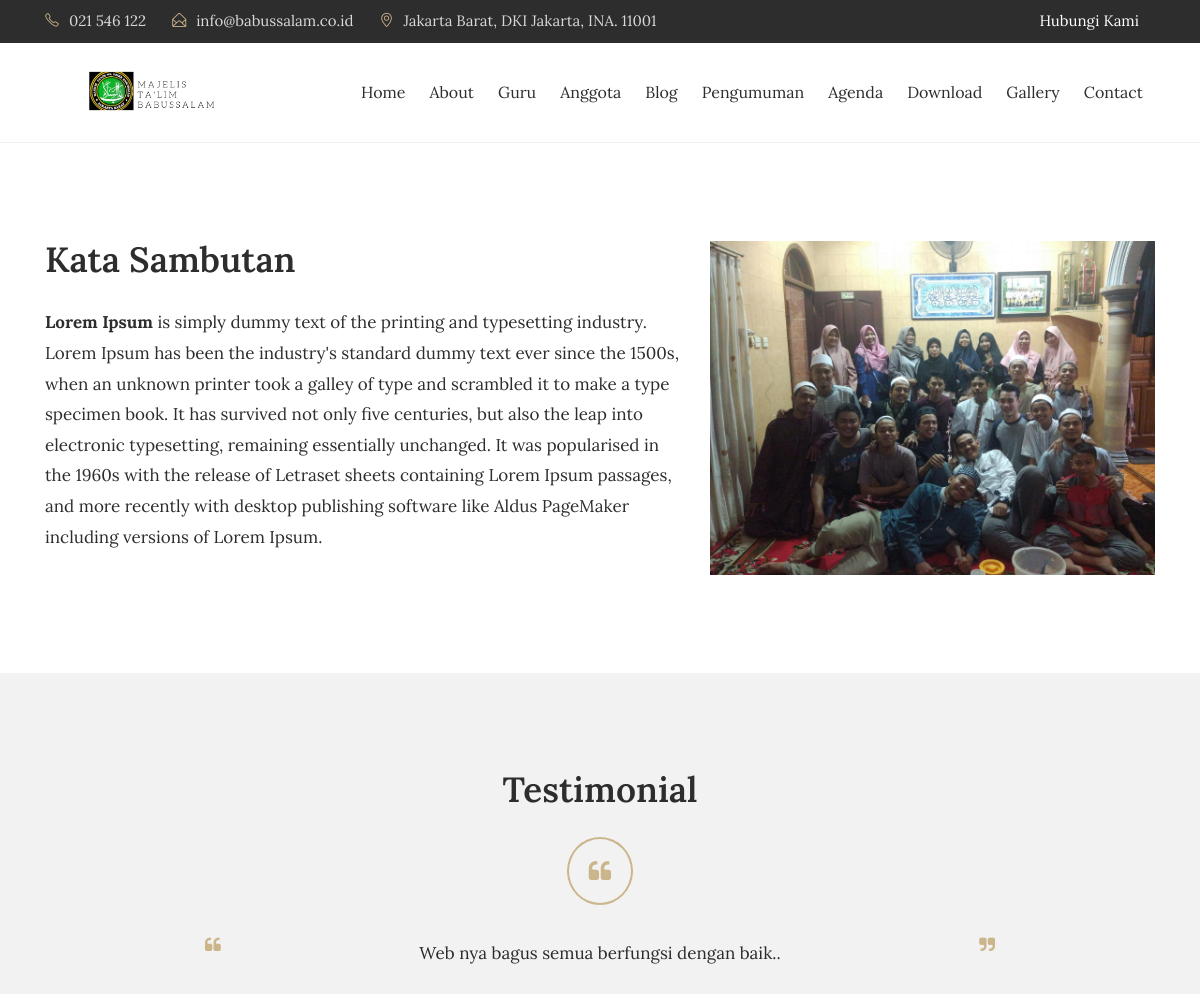
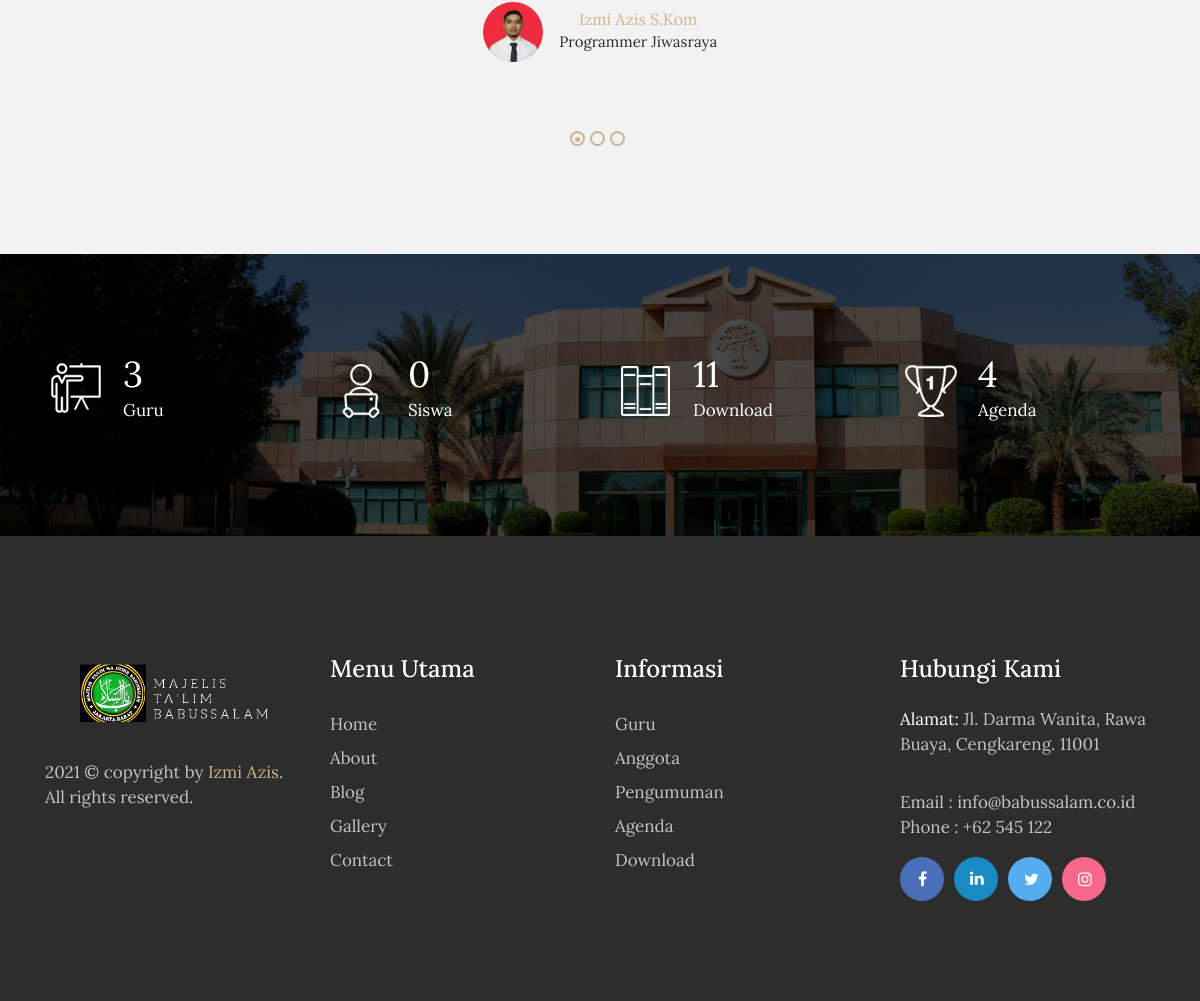
The app's page /index.php/about with its own data (2 pictures, top to bottom).
### tables this page shows
CREATE TABLE `tbl_testimonial` (
  `testimonial_id` int(11) NOT NULL AUTO_INCREMENT,
  `testimonial_name` varchar(50) DEFAULT NULL,
  `testimonial_content` text,
  `testimonial_image` varchar(50) DEFAULT NULL,
  `testimonial_created_at` timestamp NULL DEFAULT CURRENT_TIMESTAMP,
  `testimonial_status` varchar(50) DEFAULT NULL,
  PRIMARY KEY (`testimonial_id`)
);

### application/controllers/About.php (called while the page is built, shortened)
<?php
class About extends CI_Controller{
	function __construct(){
		$this->load->model('m_pengunjung');
		$this->load->model('m_testimonial');
	}
	function index(){
		$x['title'] = "Majelis Ta'lim Babussalam | About";
		$x['heading'] = "Tentang Kami";
		$about = $this->db->get('tbl_about', 1)->row();
		$x['testimonial']=$this->m_testimonial->get_testimonial();
		$x['about_img'] = $about->about_image;
		$x['about_desc'] = $about->about_description;
		$x['tot_guru']=$this->db->get('tbl_guru')->num_rows();
		$x['tot_siswa']=$this->db->get('tbl_siswa')->num_rows();
		$x['tot_files']=$this->db->get('tbl_files')->num_rows();
		$x['tot_agenda']=$this->db->get('tbl_agenda')->num_rows();
		$this->load->view('depan/v_about',$x);
	}
}

### index.php (called while the page is built, shortened)
<?php
require_once BASEPATH.'core/CodeIgniter.php';

### application/models/M_testimonial.php (called while the page is built, shortened)
<?php
class M_testimonial extends CI_Model{
	function get_testimonial()
	{
		$hasil = $this->db->query("SELECT * FROM tbl_testimonial");
		return $hasil;
	}
}

### application/views/depan/v_about.php (the view, shortened to what this page needs)
<!DOCTYPE html>
<html lang="en">
<head>
</head>
<body>
<section class="welcome_about">
    <div class="container">
        <div class="row">
            <div class="col-md-7" data-aos="fade-right"
              data-aos-delay="100">
                <h2>Kata Sambutan</h2>
               <?php echo $about_desc; ?>
                </div>
                <div class="col-md-5" data-aos="fade-left"
              data-aos-delay="100">
                    <img src="<?php echo base_url().'assets/images/'.$about_img; ?>" class="img-fluid" alt="#" width="201px" height="183px">
                </div>
            </div>
        </div>
    </section>
    <section class="testimonial">
        <div class="container">
            <div class="row">
                <div class="col-md-12">
                    <h2>Testimonial</h2>
                </div>
                <div class="col-md-12">
                    <div class="single-item">
                        <?php foreach ($testimonial->result() as $row): ?>
                        <div class="quote">
                            <i class="fa fa-quote-left" aria-hidden="true"></i>
                            <p class="quote_text"><?php echo $row->testimonial_content;?>.</p>
                            <div class="testi-img_block">
                        <?php if(empty($row->testimonial_image)):?>
                            <img width="40" height="40" src="<?php echo base_url().'theme/images/testimonial/user_blank.png';?>" alt="">
                        <?php else: ?>
                            <img src="<?php echo base_url().'theme/images/testimonial/'.$row->testimonial_image;?>" class="img-fluid" alt="#">
                        <?php endif;?>
                            <p><span><?php echo $row->testimonial_name; ?></span><?php echo $row->testimonial_status;?></p>
                            </div>
                        </div>
                        <?php endforeach; ?>
                    </div>
                </div>
            </div>
        </div>
    </section>
    <div class="detailed_chart">
        <div class="container">
            <div class="row">
                <div class="col-xs-12 col-sm-6 col-md-3 chart_bottom">
                    <div class="chart-img">
                        <img src="<?php echo base_url().'theme/images/chart-icon_1.png'?>" class="img-fluid" alt="chart_icon">
                    </div>
                    <div class="chart-text">
                        <p><span class="counter"><?php echo $tot_guru;?></span> Guru
                        </p>
                    </div>
                </div>
                <div class="col-xs-12 col-sm-6 col-md-3 chart_bottom chart_top">
                    <div class="chart-img">
                        <img src="<?php echo base_url().'theme/images/chart-icon_2.png'?>" class="img-fluid" alt="chart_icon">
                    </div>
                    <div class="chart-text">
                        <p><span class="counter"><?php echo $tot_siswa;?></span> Siswa
                        </p>
                    </div>
                </div>
                <div class="col-xs-12 col-sm-6 col-md-3 chart_top">
                    <div class="chart-img">
                        <img src="<?php echo base_url().'theme/images/chart-icon_3.png'?>" class="img-fluid" alt="chart_icon">
                    </div>
                    <div class="chart-text">
                        <p><span class="counter"><?php echo $tot_files;?></span> Download
                        </p>
                    </div>
                </div>
                <div class="col-xs-12 col-sm-6 col-md-3">
                    <div class="chart-img">
                        <img src="<?php echo base_url().'theme/images/chart-icon_4.png'?>" class="img-fluid" alt="chart_icon">
                    </div>
                    <div class="chart-text">
                        <p><span class="counter"><?php echo $tot_agenda;?></span> Agenda</p>
                    </div>
                </div>
            </div>
        </div>
    </div>
            </body>
            </html>

### theme/css/scroll.css (style rules this page uses)
html { scroll-behavior: smooth; }

### records on screen
tbl_testimonial: testimonial_content "Web nya bagus semua berfungsi dengan baik.", testimonial_image (picture), testimonial_name "Izmi Azis S.Kom", testimonial_status "Programmer Jiwasraya"

### other values on screen
$tot_guru "3"
$tot_siswa "0"
$tot_files "11"
$tot_agenda "4"
